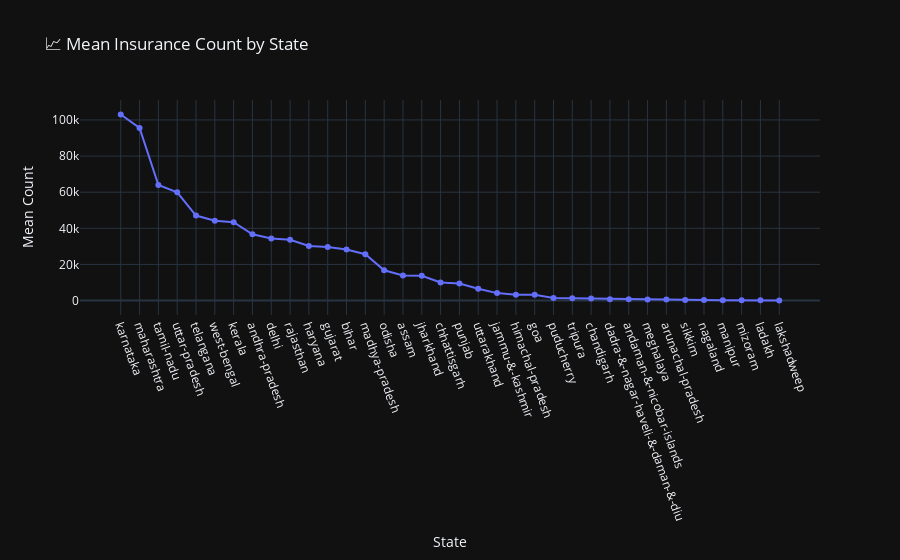
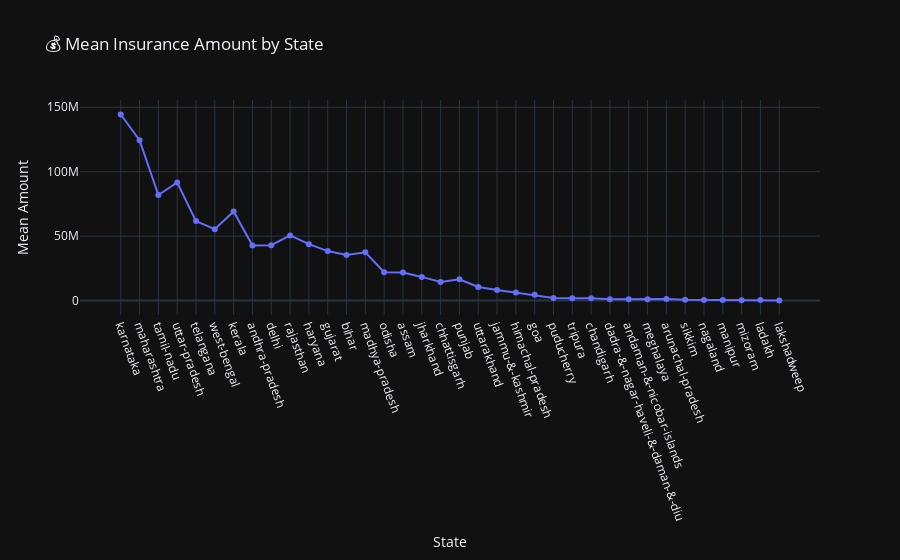

These figures' notebook cell, in order:
### Code cell
import pandas as pd
import plotly.express as px
import os

# Ensure output folder exists
os.makedirs("outputs", exist_ok=True)

# Load and clean the data
df = pd.read_csv("cleaned_data\\aggregated_insurance.csv")
df.columns = df.columns.str.strip().str.lower()

# Group by state and calculate the MEAN of count and amount
df_grouped = df.groupby("state")[["count", "amount"]].mean().reset_index()
df_grouped.rename(columns={"count": "mean_count", "amount": "mean_amount"}, inplace=True)

# Sort by mean_count for better visualization
df_grouped = df_grouped.sort_values("mean_count", ascending=False)

# 📈 Line chart for mean count by state
fig1 = px.line(df_grouped, x="state", y="mean_count", markers=True,
               title="📈 Mean Insurance Count by State",
               template="plotly_dark")
fig1.update_layout(xaxis=dict(tickangle=70, title="State"), yaxis=dict(title="Mean Count"))

# Save fig1
fig1.write_image("outputs/mean_insurance_count_by_state.png", width=1400, height=600)
fig1.show()

# 💸 Line chart for mean amount by state
fig2 = px.line(df_grouped, x="state", y="mean_amount", markers=True,
               title="💰 Mean Insurance Amount by State",
               template="plotly_dark")
fig2.update_layout(xaxis=dict(tickangle=70, title="State"), yaxis=dict(title="Mean Amount"))

# Save fig2
fig2.write_image("outputs/mean_insurance_amount_by_state.png", width=1400, height=600)
fig2.show()

### Figure 1 — Plotly figure (JSON) as saved in the notebook; plotly's stock layout.template omitted (floating-point values rounded to 4 significant figures)
{"data": [{"hovertemplate": "state=%{x}<br>mean_count=%{y}<extra></extra>", "legendgroup": "", "line": {"color": "#636efa", "dash": "solid"}, "marker": {"symbol": "circle"}, "mode": "lines+markers", "name": "", "orientation": "v", "showlegend": false, "type": "scatter", "x": ["karnataka                         ", "maharashtra                       ", "tamil-nadu                        ", "uttar-pradesh                     ", "telangana                         ", "west-bengal                       ", "kerala                            ", "andhra-pradesh                    ", "delhi                             ", "rajasthan                         ", "haryana                           ", "gujarat                           ", "bihar                             ", "madhya-pradesh                    ", "odisha                            ", "assam                             ", "jharkhand                         ", "chhattisgarh                      ", "punjab                            ", "uttarakhand                       ", "jammu-&-kashmir                   ", "himachal-pradesh                  ", "goa                               ", "puducherry                        ", "tripura                           ", "chandigarh                        ", "dadra-&-nagar-haveli-&-daman-&-diu", "andaman-&-nicobar-islands         ", "meghalaya                         ", "arunachal-pradesh                 ", "sikkim                            ", "nagaland                          ", "manipur                           ", "mizoram                           ", "ladakh                            ", "lakshadweep                       "], "xaxis": "x", "y": [103000.0, 95550.0, 63960.0, 59960.0, 47070.0, 44200.0, 43380.0, 36720.0, 34340.0, 33670.0, 30200.0, 29610.0, 28240.0, 25640.0, 16780.0, 13830.0, 13730.0, 9975.0, 9474.0, 6546.0, 4125.0, 3252.0, 3151.0, 1471.0, 1326.0, 1162.0, 725.9, 684.1, 550.6, 537.6, 257.7, 249.7, 196.4, 196.0, 175.7, 26.11], "yaxis": "y"}], "layout": {"legend": {"tracegroupgap": 0}, "title": {"text": "📈 Mean Insurance Count by State"}, "xaxis": {"anchor": "y", "domain": [0, 1], "tickangle": 70, "title": {"text": "State"}}, "yaxis": {"anchor": "x", "domain": [0, 1], "title": {"text": "Mean Count"}}}}

### Figure 2 — Plotly figure (JSON) as saved in the notebook; plotly's stock layout.template omitted (floating-point values rounded to 4 significant figures)
{"data": [{"hovertemplate": "state=%{x}<br>mean_amount=%{y}<extra></extra>", "legendgroup": "", "line": {"color": "#636efa", "dash": "solid"}, "marker": {"symbol": "circle"}, "mode": "lines+markers", "name": "", "orientation": "v", "showlegend": false, "type": "scatter", "x": ["karnataka                         ", "maharashtra                       ", "tamil-nadu                        ", "uttar-pradesh                     ", "telangana                         ", "west-bengal                       ", "kerala                            ", "andhra-pradesh                    ", "delhi                             ", "rajasthan                         ", "haryana                           ", "gujarat                           ", "bihar                             ", "madhya-pradesh                    ", "odisha                            ", "assam                             ", "jharkhand                         ", "chhattisgarh                      ", "punjab                            ", "uttarakhand                       ", "jammu-&-kashmir                   ", "himachal-pradesh                  ", "goa                               ", "puducherry                        ", "tripura                           ", "chandigarh                        ", "dadra-&-nagar-haveli-&-daman-&-diu", "andaman-&-nicobar-islands         ", "meghalaya                         ", "arunachal-pradesh                 ", "sikkim                            ", "nagaland                          ", "manipur                           ", "mizoram                           ", "ladakh                            ", "lakshadweep                       "], "xaxis": "x", "y": [144400000.0, 124400000.0, 81870000.0, 91600000.0, 61630000.0, 55390000.0, 69140000.0, 42750000.0, 42910000.0, 50510000.0, 43740000.0, 38380000.0, 35320000.0, 37430000.0, 21920000.0, 21680000.0, 18350000.0, 14440000.0, 16480000.0, 10560000.0, 8101000.0, 6173000.0, 4407000.0, 1954000.0, 1776000.0, 1752000.0, 947000.0, 1020000.0, 1071000.0, 1233000.0, 572800.0, 481900.0, 376300.0, 287500.0, 411000.0, 32840.0], "yaxis": "y"}], "layout": {"legend": {"tracegroupgap": 0}, "title": {"text": "💰 Mean Insurance Amount by State"}, "xaxis": {"anchor": "y", "domain": [0, 1], "tickangle": 70, "title": {"text": "State"}}, "yaxis": {"anchor": "x", "domain": [0, 1], "title": {"text": "Mean Amount"}}}}
